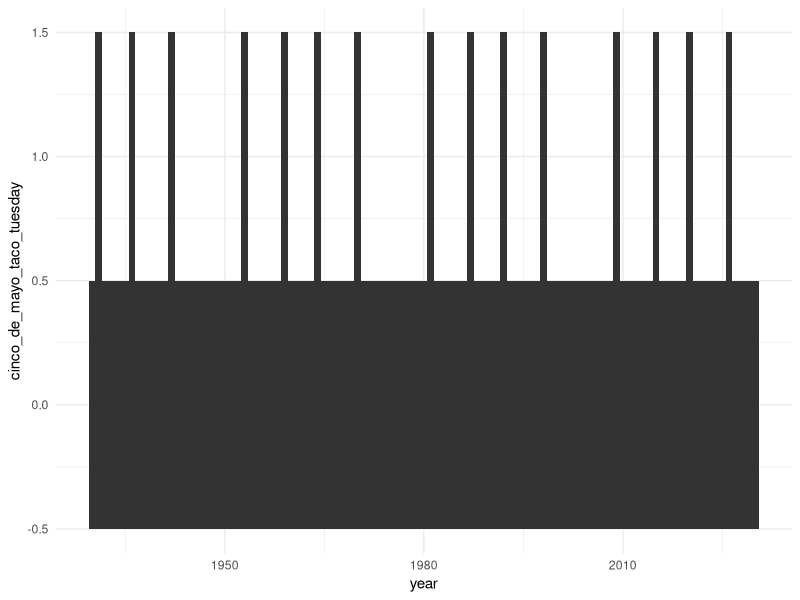
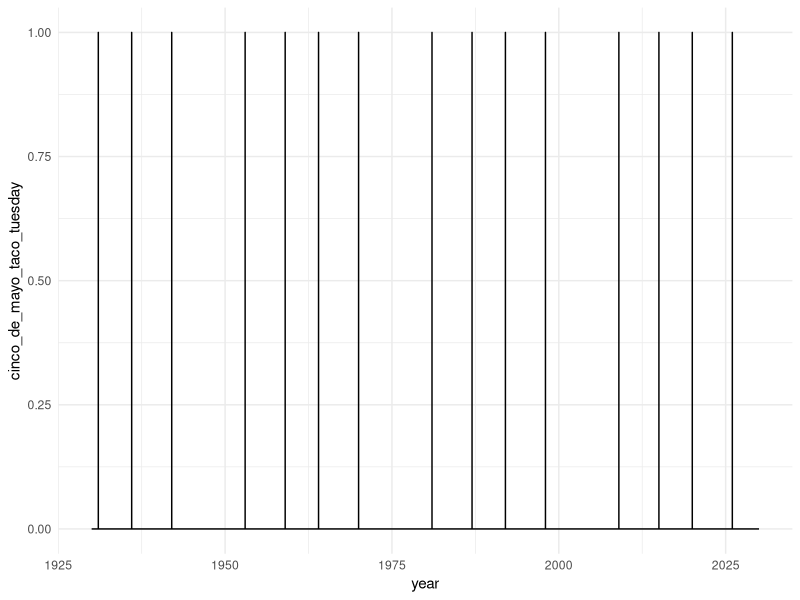
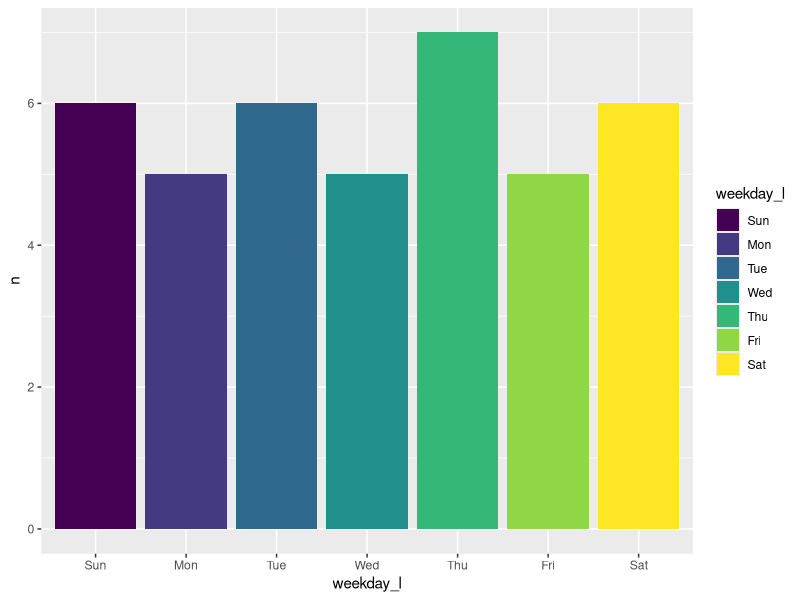

R code for these plots, in order:
## ---- chunk 1
library(tidyverse)
## ---- chunk 2
# create date matrix
df <- expand.grid(month=seq(1,12,1),
                  day=seq(1,31,1),
                  year=seq(1930,2030)) %>%
  mutate(mdy = lubridate::mdy(paste0(month,"/",day,"/",year))) %>%
  mutate(weekday = lubridate::wday(mdy),
         weekday_l = lubridate::wday(mdy, label=T)) %>%
  filter(!is.na(weekday))

## ---- chunk 3

# mark specific dates
df_marked <- df %>%
  mutate(cinco_de_mayo_taco_tuesday = ifelse(month == 5 &
                                day == 5 &
                                weekday_l == "Tue", 1, 0),
         friday_13th = ifelse(day == 13 &
                                weekday_l == "Fri", 1, 0),
         erica_bday = ifelse(day == 4 &
                               month == 4, 1, 0))

# segment days Alexa mentioned
all_cinco_de_mayo_taco_tuesday <- df_marked %>%
  filter(cinco_de_mayo_taco_tuesday == 1)

all_friday13th <- df_marked %>%
  filter(friday_13th == 1)

all_erica <- df_marked %>%
  filter(erica_bday == 1) %>%
  filter(year >= 1991)

## ---- chunk 4
erica_wkday <- all_erica %>%
  group_by(weekday_l) %>%
  summarise(n = n())

## ---- chunk 5

ggplot(df_marked, aes(year, cinco_de_mayo_taco_tuesday)) +
  geom_tile() +
  theme_minimal()

ggplot(df_marked, aes(year, cinco_de_mayo_taco_tuesday)) +
  geom_path() +
  theme_minimal()

ggplot(erica_wkday, aes(weekday_l, n, group=weekday_l, fill=weekday_l)) +
  geom_bar(stat="identity")
